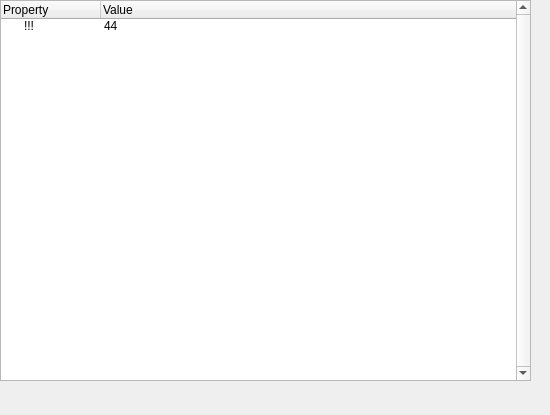
<?xml version="1.0" encoding="UTF-8"?>
<ui version="4.0">
 <class>DockWidget</class>
 <widget class="QDockWidget" name="DockWidget">
  <property name="geometry">
   <rect>
    <x>0</x>
    <y>0</y>
    <width>550</width>
    <height>415</height>
   </rect>
  </property>
  <property name="minimumSize">
   <size>
    <width>531</width>
    <height>381</height>
   </size>
  </property>
  <property name="windowTitle">
   <string>DockWidget</string>
  </property>
  <widget class="QWidget" name="dockWidgetContents">
   <widget class="QTreeWidget" name="treeWidget">
    <property name="geometry">
     <rect>
      <x>0</x>
      <y>0</y>
      <width>531</width>
      <height>381</height>
     </rect>
    </property>
    <property name="minimumSize">
     <size>
      <width>531</width>
      <height>381</height>
     </size>
    </property>
    <property name="maximumSize">
     <size>
      <width>531</width>
      <height>16777215</height>
     </size>
    </property>
    <property name="midLineWidth">
     <number>1</number>
    </property>
    <property name="verticalScrollBarPolicy">
     <enum>Qt::ScrollBarAlwaysOn</enum>
    </property>
    <property name="itemsExpandable">
     <bool>true</bool>
    </property>
    <attribute name="headerVisible">
     <bool>true</bool>
    </attribute>
    <attribute name="headerHighlightSections">
     <bool>true</bool>
    </attribute>
    <column>
     <property name="text">
      <string>Property</string>
     </property>
    </column>
    <column>
     <property name="text">
      <string>Value</string>
     </property>
    </column>
    <item>
     <property name="text">
      <string>!!!</string>
     </property>
     <property name="text">
      <string>44</string>
     </property>
    </item>
   </widget>
  </widget>
 </widget>
 <resources/>
 <connections/>
</ui>
